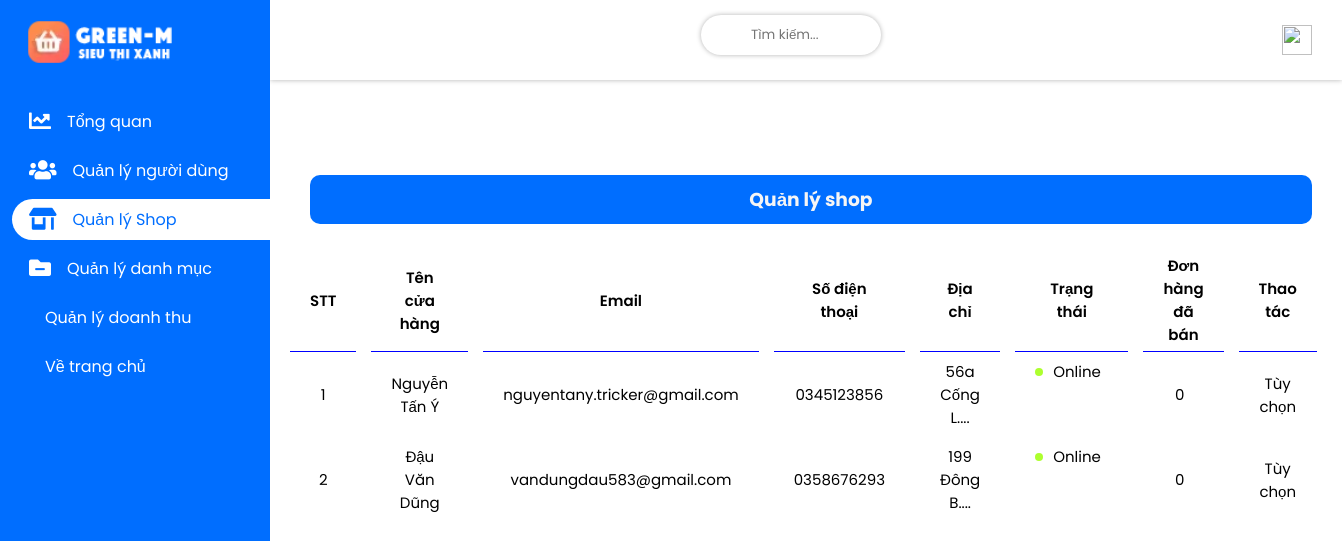
Page /admin/admin/index.php?act=shop on the earlier database version.
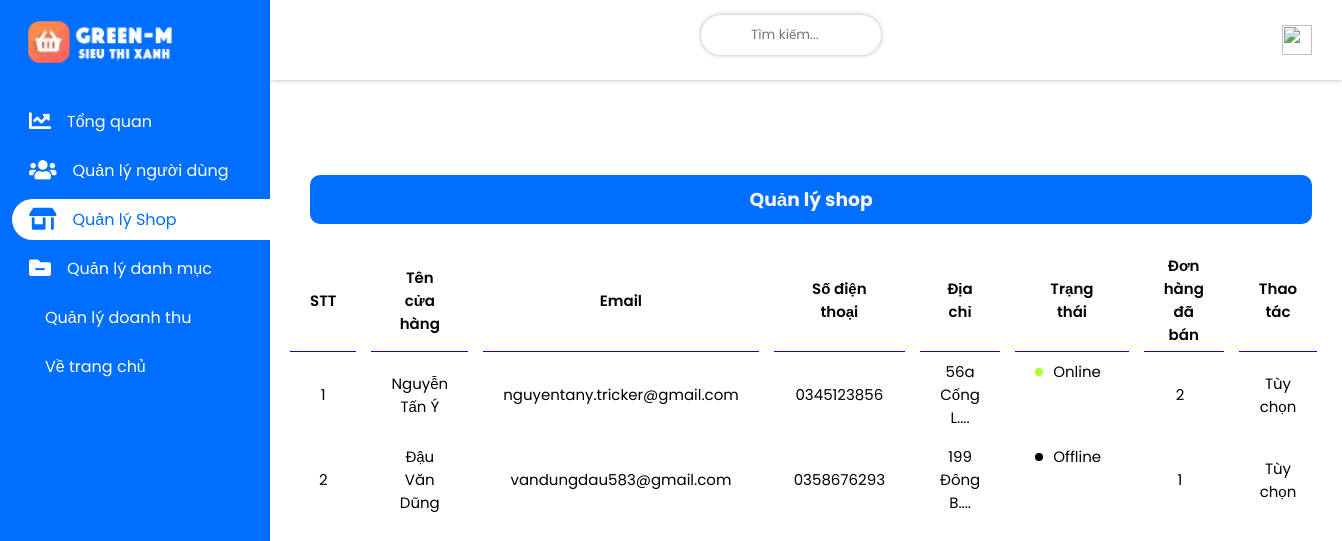
Same page on the later database version.
### tables this page shows
CREATE TABLE `account` (
  `account_id` int(123) NOT NULL,
  `account_name` longblob NOT NULL,
  `account_address` varchar(80) NOT NULL,
  `account_number_pay` varchar(30) NOT NULL,
  `account_pay` varchar(15) NOT NULL,
  `account_avt` varchar(299) NOT NULL DEFAULT 'view/images/account/user.png',
  `account_username` varchar(30) NOT NULL,
  `account_email` varchar(40) NOT NULL,
  `account_verified_mail` varchar(15) NOT NULL DEFAULT 'Chưa xác thực',
  `account_phone` varchar(10) NOT NULL,
  `account_pass` varchar(100) NOT NULL,
  `account_position` varchar(20) NOT NULL DEFAULT 'Khách hàng',
  `account_notify` varchar(100) NOT NULL,
  `account_status` varchar(30) NOT NULL DEFAULT 'Offline',
  `time_reg` timestamp NOT NULL DEFAULT current_timestamp()
);

### admin/admin/model/connect.php (called while the page is built, shortened)
<?php
    class dao_con {
        public static function conn_db() {
            $sqlServer = "mysql:host=localhost; dbname=green_m8683;charset=utf8;collation=utf8_unicode_ci";
            $username = "root";
            $password = "";
            try {
                $conn = new PDO($sqlServer, $username, $password);
                $conn->setAttribute(PDO::ATTR_ERRMODE, PDO::ERRMODE_EXCEPTION);
            } catch(PDOException $e) {
                echo 'Ket noi database that bai do ' . $e->getMessage();
            }
            return $conn;
        }
        public static function conn_show_all($sql) {
            $conn = self::conn_db();
            $sqlBindParam = array_slice(func_get_args(), 1);
            try {
                $stmt = $conn->prepare($sql);
                $stmt->execute($sqlBindParam);
                $ketqua = $stmt->fetchAll();
                return $ketqua;
            } catch (PDOException $e) {
                throw $e;
            } finally {
                unset($conn);
            }
        }
    }
?>

### admin/admin/model/account.php (called while the page is built, shortened)
<?php
    include_once "connect.php";
    class account_lass extends dao_con {
        public static function show_shop() {
            $sql = "SELECT account.*, IFNULL(COUNT(orders.order_id), 0) AS soLuongDonHang
                    FROM account
                    LEFT JOIN orders ON account.account_id = orders.shop_id
                    WHERE account.account_position = 'Shop'
                    GROUP BY account.account_id
                    ORDER BY soLuongDonHang DESC
            ";
            return self::conn_show_all($sql);
        }
    }
?>

### admin/admin/view/shop.php (the view, shortened to what this page needs)
<main>
         <div class="wrapper flex">
            <div class="projects-category">
               <div class="card-header flex flex-tinh">
                  <h3>Quản lý shop</h3>
               </div>
               <table>
                  <thead>
                     <th>
                        <tr>
                           <td>STT</td>
                           <td>Tên cửa hàng</td>
                           <td>Email</td>
                           <td>Số điện thoại</td>
                           <td>Địa chỉ</td>
                           <td>Trạng thái</td>
                           <td>Đơn hàng đã bán</td>
                           <td>Thao tác</td>
                        </tr>
                     </th>
                  </thead>
                  <tbody>
                     <?php
                        $i = 0;
                        foreach($show as $items) {
                           extract($items);
                           $address = substr($account_address, 0, 12) . '...';
                           $i++;
                           echo '
                           <tr>
                                 <input type="hidden" value="'. $account_id .'" class="account-id">
                                 <input type="hidden" value="'. $account_email .'" class="account-email">
                                 <input type="hidden" value="'. $account_status .'" class="account-status">
                                 <td>'. $i .'</td>
                                 <td>'. $account_name .'</td>
                                 <td id="verified-mail">'; echo ($account_verified_mail == "Đã xác thực") ? $account_email : '<del class="not_verified">' . $account_email . '</del>'; echo '</td>
                                 <td>'. $account_phone .'</td>
                                 <td class="address-user">'. $address .'.<input type="hidden" value="'. $account_address .'"></td>
                                 <td class="status-box">
                                 '; if($account_status == "Khóa") {
                                    echo '<span class="status pending"></span>Đã bị khóa';
                                 }  else if($account_status == "Online") {
                                    echo '<span class="status online"></span>'. $account_status .'';
                                 } else {
                                    echo '<span class="status offline"></span>'. $account_status .'';
                                 } echo'
                                 </td>
                                 <td>'. $soLuongDonHang .'</td>
                                 <td class="option-user">Tùy chọn</td>
                              </tr>
                           ';
                        }
                     ?>
                  </tbody>
               </table>
            </div>
         </div>
      </main>
   </div>

Differences in the rows shown:
changed account "Nguyễn Tấn Ý": soLuongDonHang "0" → "2"
changed account "Đậu Văn Dũng": soLuongDonHang "0" → "1"; account_status "Online" → "Offline"
